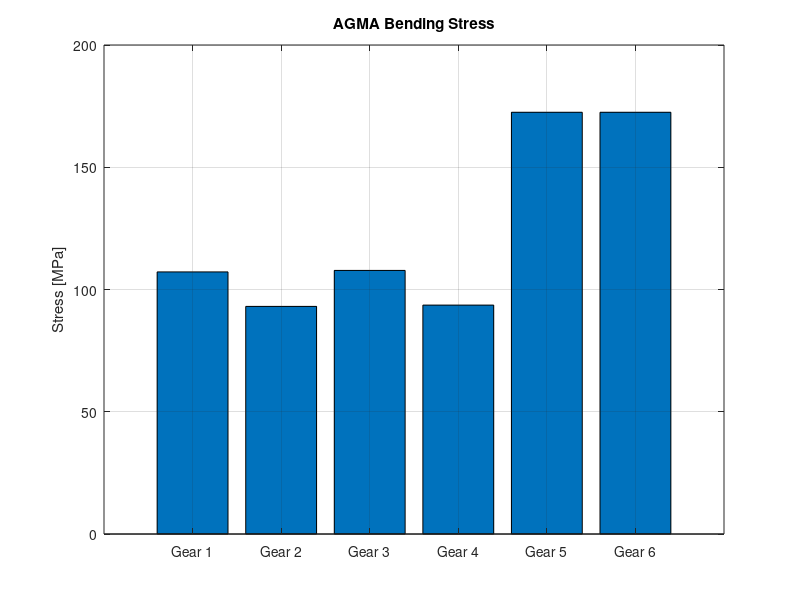
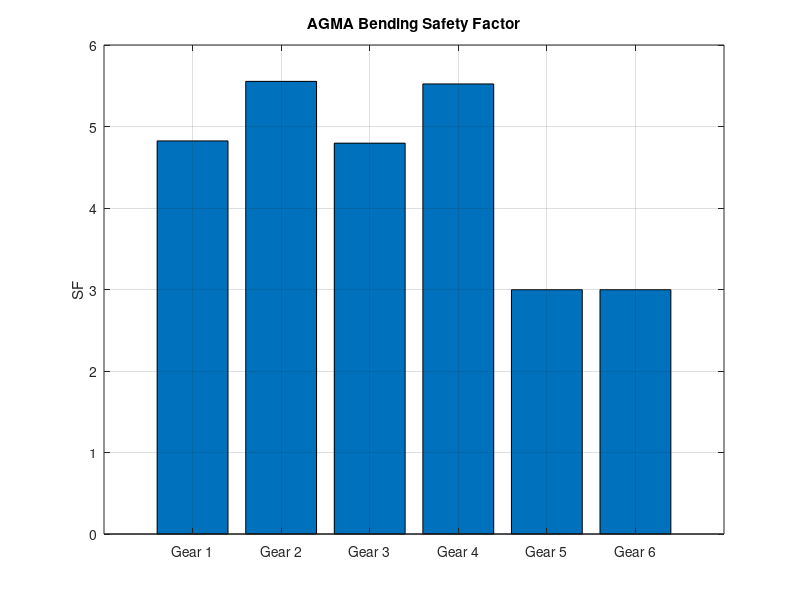
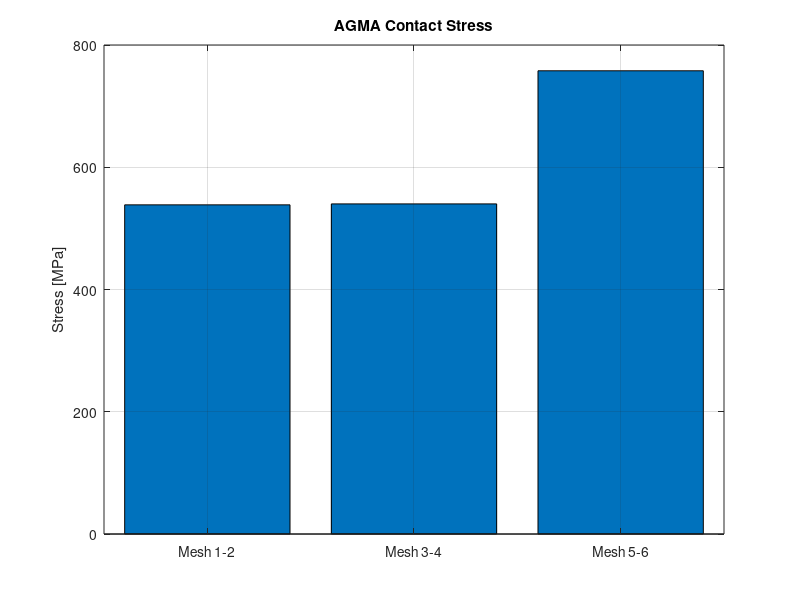
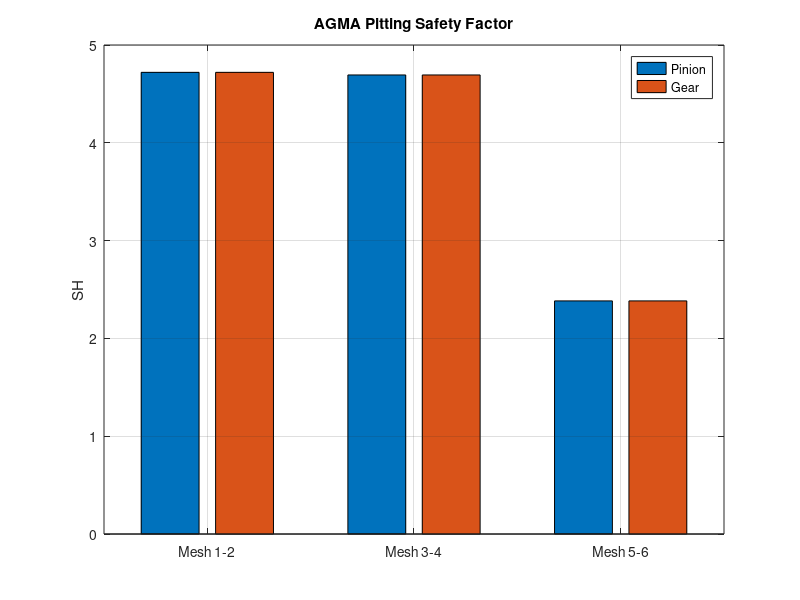

Write the MATLAB code that produced these figures, in order.
clc
clear
close all

%% ============================================================
% SHIGLEY / AGMA-STYLE SPUR GEAR ANALYSIS
% Units:
%   Length  -> mm
%   Force   -> N
%   Torque  -> N*m
%   Stress  -> MPa
%   Speed   -> rpm
%
% NOTE:
% 1) This script is structured around Shigley/AGMA stress equations.
% 2) You MUST supply J, St, Sc, YN, ZN from your Shigley charts/tables.
% 3) If you know your gear quality Qv and speeds, the helper at the end
%    can estimate Kv automatically. Otherwise enter Kv manually.
%% ============================================================

%% ============================================================
% INPUT DATA
%% ============================================================

gear_names = {'Gear 1','Gear 2','Gear 3','Gear 4','Gear 5','Gear 6'};

% Teeth
N = [45, 72, 45, 72, 45, 45];

% Module [mm]
m = 3.5;

% Pressure angle [deg]
phi_deg = 20;
phi = deg2rad(phi_deg);

% Pitch diameters [mm]
d_mm = [157.5, 252, 157.5, 252, 157.5, 157.5];

% Face widths [mm]
F_mm = [55, 55, 87.5, 87.5, 87.5, 87.5];

% Torque on each gear [N*m]
T_Nm = [300, 480, 480, 768, 768, 768];

% Optional speeds for each gear [rpm]
% Put your actual speeds here if you want automatic Kv from Qv
n_rpm = [0, 0, 0, 0, 0, 0];

% Gear meshes [pinion gear]
pairs = [1 2;
         3 4;
         5 6];

pair_names = {'Mesh 1-2','Mesh 3-4','Mesh 5-6'};

%% ============================================================
% MATERIAL / STRENGTH INPUTS FROM SHIGLEY TABLES / CHARTS
%% ============================================================
% These are NOT Sut or Sy.
% These are AGMA gear strength numbers from Shigley tables/figures.

% AGMA bending strength number St for each gear [MPa]
% Replace with your actual values from Shigley based on material / heat treat
St = [517, 517, 517, 517, 517, 517];   % MPa, carburized and hardened steel



% AGMA contact strength number Sc for each gear [MPa]
% Replace with your actual values from Shigley based on material / heat treat
Sc = [1170, 1170, 1170, 1170, 1170, 1170];
% Elastic coefficient Ze [sqrt(MPa)]
% steel-steel is commonly taken around this value
Ze = 191;

%% ============================================================
% GEOMETRY FACTORS FROM SHIGLEY / AGMA
%% ============================================================
% J must come from the spur-gear J chart (Shigley Fig. 14-6 / AGMA data).
% Put one J value per gear.
J = [0.33, 0.38, 0.33, 0.38, 0.33, 0.33];

% I can be computed for standard external spur gears:
% I = (cos(phi)*sin(phi)/2) * (Q/(Q+1))
% where Q = NG / NP for each mesh

%% ============================================================
% LIFE / RELIABILITY / TEMPERATURE / RIM FACTORS
%% ============================================================
% YN and ZN come from Shigley life-factor charts.
% Replace with chart values for your required life.
YN = [1, 1, 1, 1, 1, 1];   % bending stress-cycle factor
ZN = [1, 1, 1, 1, 1, 1];   % contact stress-cycle factor

% Reliability factor
KR = 1.00;   % 0.99 reliability in Shigley/AGMA baseline

% Temperature factor
KT = 1.00;   % use 1.0 if temperature is within normal range

% Rim-thickness factor for bending
KB = [1, 1, 1, 1, 1, 1];   % use >1 only for thin-rim gears

% Hardness-ratio factor for pitting
CH = [1, 1, 1];            % one per mesh

%% ============================================================
% LOAD MODIFICATION FACTORS
%% ============================================================
% Enter these based on your application and mounting.
% One value per mesh unless you want gear-by-gear size factors.

% Overload factor Ko
Ko = [1.25, 1.25, 1.25];

% Dynamic factor Kv
% Option A: manually enter
Kv = [1.10, 1.10, 1.10];

% Option B: if you know Qv and pinion speed, uncomment below
% Qv = 8;
% for k = 1:size(pairs,1)
%     p = pairs(k,1);
%     Kv(k) = agma_Kv_from_Qv(d_mm(p), n_rpm(p), Qv);
% end

% Size factor Ks
% Can be taken as 1.0 if no detrimental size effect is assumed
Ks = [1, 1, 1, 1, 1, 1];

% Load-distribution factor Km
Km = [1.30, 1.30, 1.30];

% Surface condition factor for contact
Cf = [1.00, 1.00, 1.00];

%% ============================================================
% DERIVED QUANTITIES
%% ============================================================

% Tangential transmitted load on each gear [N]
d_m = d_mm / 1000;                 % convert to m
Wt = 2 .* T_Nm ./ d_m;             % N

% Geometry factor I for each mesh
I_geom = zeros(size(pairs,1),1);

for k = 1:size(pairs,1)
    p = pairs(k,1);
    g = pairs(k,2);

    Q = N(g) / N(p);
    I_geom(k) = (cos(phi) * sin(phi) / 2) * (Q / (Q + 1));
end

%% ============================================================
% AGMA / SHIGLEY BENDING STRESS
% sigma_b = Wt*Ko*Kv*Ks*Km*KB / (F*m*J)
% Since N/mm^2 = MPa, mm-units are consistent here.
%% ============================================================

sigma_b = zeros(length(N),1);
sigma_b_all = zeros(length(N),1);
SF_bending = zeros(length(N),1);

for i = 1:length(N)

    % Find which mesh this gear belongs to
    mesh_idx = find(any(pairs == i, 2), 1, 'first');

    sigma_b(i) = (Wt(i) * Ko(mesh_idx) * Kv(mesh_idx) * Ks(i) * ...
                  Km(mesh_idx) * KB(i)) / (F_mm(i) * m * J(i));

    % AGMA allowable bending stress
    sigma_b_all(i) = (St(i) * YN(i)) / (KT * KR);

    % AGMA bending safety factor
    SF_bending(i) = sigma_b_all(i) / sigma_b(i);
end

%% ============================================================
% AGMA / SHIGLEY CONTACT STRESS
% sigma_c = Ze * sqrt( Wt*Ko*Kv*Ks*Km*Cf / (dp*F*I) )
%
% Use pinion diameter and pinion transmitted load for each mesh.
%% ============================================================

sigma_c = zeros(size(pairs,1),1);

% Two ways to report safety for pitting:
% 1) AGMA-style pitting safety factor (squared ratio)
% 2) Plain stress ratio
SH_contact_pinion = zeros(size(pairs,1),1);
SH_contact_gear   = zeros(size(pairs,1),1);
SR_contact_pinion = zeros(size(pairs,1),1);
SR_contact_gear   = zeros(size(pairs,1),1);

sigma_c_all_pinion = zeros(size(pairs,1),1);
sigma_c_all_gear   = zeros(size(pairs,1),1);

for k = 1:size(pairs,1)

    p = pairs(k,1);
    g = pairs(k,2);

    Wt_pair = Wt(p);
    dp = d_mm(p);
    Fp = F_mm(p);

    sigma_c(k) = Ze * sqrt( (Wt_pair * Ko(k) * Kv(k) * Ks(p) * Km(k) * Cf(k)) / ...
                            (dp * Fp * I_geom(k)) );

    % AGMA allowable contact stress numbers
    sigma_c_all_pinion(k) = (Sc(p) * ZN(p) * CH(k)) / (KT * KR);
    sigma_c_all_gear(k)   = (Sc(g) * ZN(g) * CH(k)) / (KT * KR);

    % Plain stress ratio
    SR_contact_pinion(k) = sigma_c_all_pinion(k) / sigma_c(k);
    SR_contact_gear(k)   = sigma_c_all_gear(k)   / sigma_c(k);

    % AGMA-style pitting safety factor
    SH_contact_pinion(k) = (sigma_c_all_pinion(k) / sigma_c(k))^2;
    SH_contact_gear(k)   = (sigma_c_all_gear(k)   / sigma_c(k))^2;
end

%% ============================================================
% PRINT RESULTS
%% ============================================================

fprintf('\n====================================================\n');
fprintf('SHIGLEY / AGMA SPUR GEAR ANALYSIS\n');
fprintf('====================================================\n\n');

fprintf('---------------- BENDING RESULTS -------------------\n');
for i = 1:length(N)
    fprintf('%s:\n', gear_names{i});
    fprintf('  AGMA bending stress, sigma_b      = %.2f MPa\n', sigma_b(i));
    fprintf('  Allowable bending stress          = %.2f MPa\n', sigma_b_all(i));
    fprintf('  AGMA bending safety factor, SF    = %.2f\n\n', SF_bending(i));
end

fprintf('---------------- CONTACT RESULTS -------------------\n');
for k = 1:size(pairs,1)
    p = pairs(k,1);
    g = pairs(k,2);

    fprintf('%s:\n', pair_names{k});
    fprintf('  Contact stress, sigma_c                 = %.2f MPa\n', sigma_c(k));
    fprintf('  Pinion allowable contact stress         = %.2f MPa\n', sigma_c_all_pinion(k));
    fprintf('  Gear allowable contact stress           = %.2f MPa\n', sigma_c_all_gear(k));
    fprintf('  Pinion stress ratio (allow/stress)      = %.2f\n', SR_contact_pinion(k));
    fprintf('  Gear stress ratio   (allow/stress)      = %.2f\n', SR_contact_gear(k));
    fprintf('  Pinion AGMA pitting safety factor, SH   = %.2f\n', SH_contact_pinion(k));
    fprintf('  Gear AGMA pitting safety factor, SH     = %.2f\n\n', SH_contact_gear(k));
end

[min_SF_bend, idx_bend] = min(SF_bending);
[min_SH_pin, idx_SH_pin] = min(SH_contact_pinion);
[min_SH_gear, idx_SH_gear] = min(SH_contact_gear);

fprintf('---------------- CRITICAL RESULTS ------------------\n');
fprintf('Minimum bending safety factor: %.2f (%s)\n', min_SF_bend, gear_names{idx_bend});
fprintf('Minimum pinion pitting safety factor: %.2f (%s)\n', min_SH_pin, pair_names{idx_SH_pin});
fprintf('Minimum gear pitting safety factor: %.2f (%s)\n', min_SH_gear, pair_names{idx_SH_gear});

%% ============================================================
% PLOTS
%% ============================================================

figure
bar(sigma_b)
title('AGMA Bending Stress')
ylabel('Stress [MPa]')
set(gca,'XTickLabel',gear_names)
grid on

figure
bar(SF_bending)
title('AGMA Bending Safety Factor')
ylabel('SF')
set(gca,'XTickLabel',gear_names)
grid on

figure
bar(sigma_c)
title('AGMA Contact Stress')
ylabel('Stress [MPa]')
set(gca,'XTickLabel',pair_names)
grid on

figure
bar([SH_contact_pinion, SH_contact_gear])
title('AGMA Pitting Safety Factor')
ylabel('SH')
legend('Pinion','Gear','Location','best')
set(gca,'XTickLabel',pair_names)
grid on

%% ============================================================
% OPTIONAL HELPER: AGMA DYNAMIC FACTOR FROM Qv
% V is converted to ft/min because the standard equation is commonly
% written that way.
%% ============================================================
function Kv = agma_Kv_from_Qv(d_mm, n_rpm, Qv)

    % pitch-line velocity in m/s
    V_ms = pi * (d_mm/1000) * n_rpm / 60;

    % convert to ft/min
    V_ftmin = V_ms * 196.8504;

    B = 0.25 * (12 - Qv)^(2/3);
    A = 50 + 56 * (1 - B);

    Kv = ((A + sqrt(V_ftmin)) / A)^B;
end
